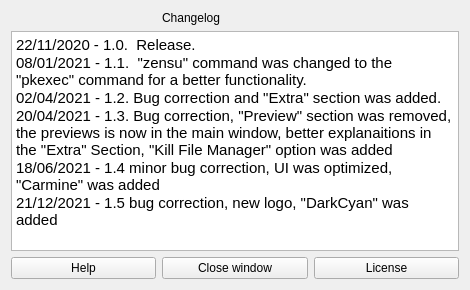
<?xml version="1.0" encoding="UTF-8"?>
<ui version="4.0">
 <class>changelog</class>
 <widget class="QWidget" name="changelog">
  <property name="geometry">
   <rect>
    <x>0</x>
    <y>0</y>
    <width>470</width>
    <height>290</height>
   </rect>
  </property>
  <property name="minimumSize">
   <size>
    <width>470</width>
    <height>290</height>
   </size>
  </property>
  <property name="font">
   <font/>
  </property>
  <property name="windowTitle">
   <string>Changelog</string>
  </property>
  <property name="windowIcon">
   <iconset>
    <normaloff>:/colors.png</normaloff>:/colors.png</iconset>
  </property>
  <layout class="QGridLayout" name="gridLayout">
   <item row="0" column="1">
    <widget class="QLabel" name="label">
     <property name="text">
      <string>Changelog</string>
     </property>
    </widget>
   </item>
   <item row="1" column="0" colspan="3">
    <widget class="QTextBrowser" name="textBrowser">
     <property name="html">
      <string>&lt;!DOCTYPE HTML PUBLIC &quot;-//W3C//DTD HTML 4.0//EN&quot; &quot;http://www.w3.org/TR/REC-html40/strict.dtd&quot;&gt;
&lt;html&gt;&lt;head&gt;&lt;meta name=&quot;qrichtext&quot; content=&quot;1&quot; /&gt;&lt;meta charset=&quot;utf-8&quot; /&gt;&lt;style type=&quot;text/css&quot;&gt;
p, li { white-space: pre-wrap; }
&lt;/style&gt;&lt;/head&gt;&lt;body style=&quot; font-family:'System-ui'; font-size:9pt; font-weight:400; font-style:normal;&quot;&gt;
&lt;p style=&quot; margin-top:0px; margin-bottom:0px; margin-left:0px; margin-right:0px; -qt-block-indent:0; text-indent:0px;&quot;&gt;&lt;span style=&quot; font-family:'Cantarell'; font-size:11pt;&quot;&gt;22/11/2020 - 1.0.  Release.&lt;/span&gt;&lt;/p&gt;
&lt;p style=&quot; margin-top:0px; margin-bottom:0px; margin-left:0px; margin-right:0px; -qt-block-indent:0; text-indent:0px;&quot;&gt;&lt;span style=&quot; font-family:'Cantarell'; font-size:11pt;&quot;&gt;08/01/2021 - 1.1.  &amp;quot;zensu&amp;quot; command was changed to the &amp;quot;pkexec&amp;quot; command for a better functionality.&lt;/span&gt;&lt;/p&gt;
&lt;p style=&quot; margin-top:0px; margin-bottom:0px; margin-left:0px; margin-right:0px; -qt-block-indent:0; text-indent:0px;&quot;&gt;&lt;span style=&quot; font-family:'Cantarell'; font-size:11pt;&quot;&gt;02/04/2021 - 1.2. Bug correction and &amp;quot;Extra&amp;quot; section was added.&lt;/span&gt;&lt;/p&gt;
&lt;p style=&quot; margin-top:0px; margin-bottom:0px; margin-left:0px; margin-right:0px; -qt-block-indent:0; text-indent:0px;&quot;&gt;&lt;span style=&quot; font-family:'Cantarell'; font-size:11pt;&quot;&gt;20/04/2021 - 1.3. Bug correction, &amp;quot;Preview&amp;quot; section was removed, the previews is now in the main window, better explanaitions in the &amp;quot;Extra&amp;quot; Section, &amp;quot;Kill File Manager&amp;quot; option was added&lt;/span&gt;&lt;/p&gt;
&lt;p style=&quot; margin-top:0px; margin-bottom:0px; margin-left:0px; margin-right:0px; -qt-block-indent:0; text-indent:0px;&quot;&gt;&lt;span style=&quot; font-family:'Cantarell'; font-size:11pt;&quot;&gt;18/06/2021 - 1.4 minor bug correction, UI was optimized, &amp;quot;Carmine&amp;quot; was added&lt;/span&gt;&lt;/p&gt;
&lt;p style=&quot; margin-top:0px; margin-bottom:0px; margin-left:0px; margin-right:0px; -qt-block-indent:0; text-indent:0px;&quot;&gt;&lt;span style=&quot; font-family:'Cantarell'; font-size:11pt;&quot;&gt;21/12/2021 - 1.5 bug correction, new logo, &amp;quot;DarkCyan&amp;quot; was added&lt;/span&gt;&lt;/p&gt;&lt;/body&gt;&lt;/html&gt;</string>
     </property>
    </widget>
   </item>
   <item row="2" column="0">
    <widget class="QPushButton" name="help">
     <property name="text">
      <string>Help</string>
     </property>
    </widget>
   </item>
   <item row="2" column="2">
    <widget class="QPushButton" name="license">
     <property name="text">
      <string>License</string>
     </property>
    </widget>
   </item>
   <item row="2" column="1">
    <widget class="QPushButton" name="close">
     <property name="text">
      <string>Close window</string>
     </property>
    </widget>
   </item>
  </layout>
 </widget>
 <resources/>
 <connections/>
</ui>
